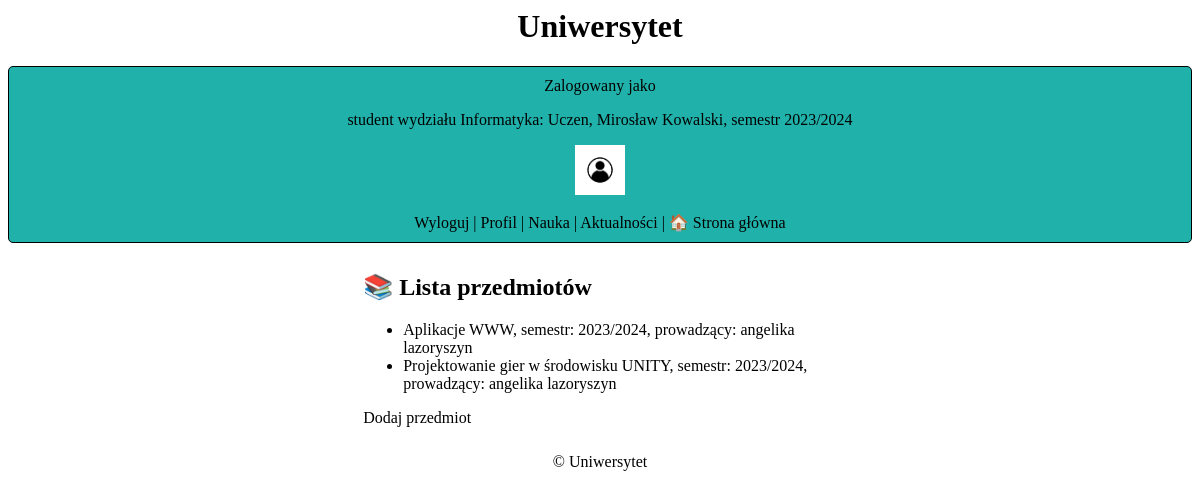
/subjects/ (signed in), run on an earlier commit of the app's database.
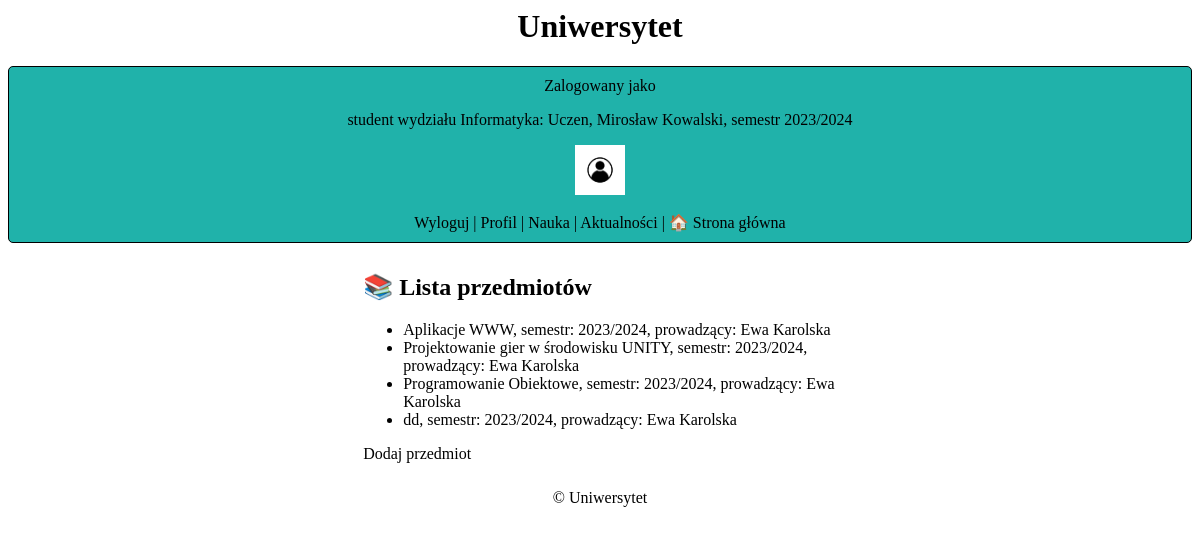
And on a later commit of the database.
### uczelnia/models.py (models this page shows, shortened)
class CustomUser(AbstractUser):
    first_name = models.CharField(max_length=100, blank=False, null=False)
    last_name = models.CharField(max_length=100, blank=False, null=False)
    avatar = models.ImageField(default='default.png', upload_to='profile_pics')
    birthday = models.DateField(default=date(2000, 1, 1))
    phone = models.CharField(max_length=9, blank=False)
    address = models.CharField(max_length=100, blank=False)
    semester = models.CharField(max_length=100, default="2023/2024")  # semestr na którym jest student
    department = models.ForeignKey(Department, on_delete=models.CASCADE,
                                   null=False)  # w jakim wydziale studiuje student lub zatrudniony jest pracownik
    is_employee = models.BooleanField(default=False)  # czy użytkownik jest pracownikiem
    is_verified = models.BooleanField(default=False) #veryfikacja przez admina
    def __str__(self):
        return self.first_name + " " + self.last_name + " "

class Department(models.Model):
    name = models.CharField(max_length=100, blank=False, null=False)
    def __str__(self):
        return self.name

class Subject(models.Model):
    name = models.CharField(max_length=100, blank=False, null=False)  # nazwa przedmiotu
    purpose = models.TextField(default="")  # cel kształcenia
    effects = models.TextField(default="")  # efekty kształcenia
    teacher = models.ForeignKey(CustomUser, on_delete=models.CASCADE)  # przypiany do przedmiotu nauczyciel
    semester = models.CharField(max_length=100, default="2023/2024")  # semestr na którym jest student
    ects_points = models.IntegerField(default=0, verbose_name='Punkty ECTS')

### uczelnia/views.py (the view)
# urls.py: path('subjects/', SubjectListView.as_view(), name='subject_list'),
class SubjectListView(ListView):
    model = Subject
    template_name = 'subject_list.html' #renderowanie listy przedmiotów
    context_object_name = 'subjects' #nazwa zmiennej kontekstowej dla listy przedmiotów w szablonie
    def get_queryset(self):
        subjects = Subject.objects.filter(teacher__department=self.request.user.department)
        return subjects

### uczelnia/templates/subject_list.html
{% extends 'base.html' %}
{% block content %}
  <h2>📚 Lista przedmiotów</h2>
  <ul>
    {% for subject in subjects %}
      <li><a href="{% url 'subject_details' pk=subject.pk %}">{{ subject.name }}, semestr: {{subject.semester}}, prowadzący: {{subject.teacher}}</a></li>
    {% endfor %}
  </ul>
  <a href="{% url 'subject_create' %}">Dodaj przedmiot</a>
{% endblock %}

### uczelnia/templates/base.html (shortened to what this page needs)
{% load static %}
<head>
  <link rel="stylesheet" href="{% static 'style.css' %}" />
</head>
<body>
  <center>
      <h1>Uniwersytet</h1>
      <header>
          {% if user.is_authenticated %}
          Zalogowany jako
        {% if user.is_superuser %}
          <p>Administrator: {{ user.username }}</p>
        {% elif user.is_employee %}
          <p>pracownik wydziału {{user.department}}: {{ user.username }}, {{user.first_name}} {{user.last_name}}</p>
        {% else %}
          <p>student wydziału {{user.department}}: {{ user.username }}, {{user.first_name}} {{user.last_name}}, semestr {{user.semester}}</p>
        {% endif %}
        <img src="{{user.avatar.url}}" width="50px">
<br>  <br>
      <a href="{% url 'logout' %}">Wyloguj</a>
      |
      <a href="{% url 'edit_profile' %}">Profil</a>
      |
        {% if user.is_superuser %}
          <p>Administrator: {{ user.username }}</p>
            <a href="{% url 'admin_home' %}">Panel Administratora</a> |
          <a href="{% url 'verification_list' %}">Weryfikacja użytkowników</a> |
            <a href="{% url 'news_list' %}">Aktualności</a>
        {% else %}
              <a href="{% url 'education_list' %}">Nauka</a> |
            <a href="{% url 'news_list' %}">Aktualności</a>
        {% endif %}
      {% else %}
      <p>Nie jesteś zalogowany</p>
      <a href="{% url 'login' %}">Logowanie</a>|
      <a href="{% url 'signup' %}">Rejestracja</a>
      {% endif %} |
      <a href="{% url 'home' %}">🏠 Strona główna</a>
    </header>
  </center>
  <main class="center">{% block content %} {% endblock %}</main>
  <center>
    <footer>
      <p>&copy; {{ year }} Uniwersytet</p>
    </footer>
  </center>
</body>

### uczelnia/static/style.css (style rules this page uses)
body { font-family: verdana; }
a:link { color: #000000; text-decoration: none; }
.center { margin: auto; width: 40%; padding: 10px; }
header { margin-left: auto; margin-right: auto; background-color: lightseagreen; border-radius: 5px; border: #000000 1px solid; padding: 10px; }
main { margin-left: auto; margin-right: auto; }
footer { margin-left: auto; margin-right: auto; }

What changed in the data, as far as the page shows it:
changed through a linked row, Subject "Aplikacje WWW": teacher "angelika lazoryszyn" → "Ewa Karolska"
changed through a linked row, Subject "Projektowanie gier w środowisku UNITY": teacher "angelika lazoryszyn" → "Ewa Karolska"
added Subject: name "Programowanie Obiektowe", semester "2023/2024", teacher "Ewa Karolska"
added Subject: name "dd", semester "2023/2024", teacher "Ewa Karolska"
